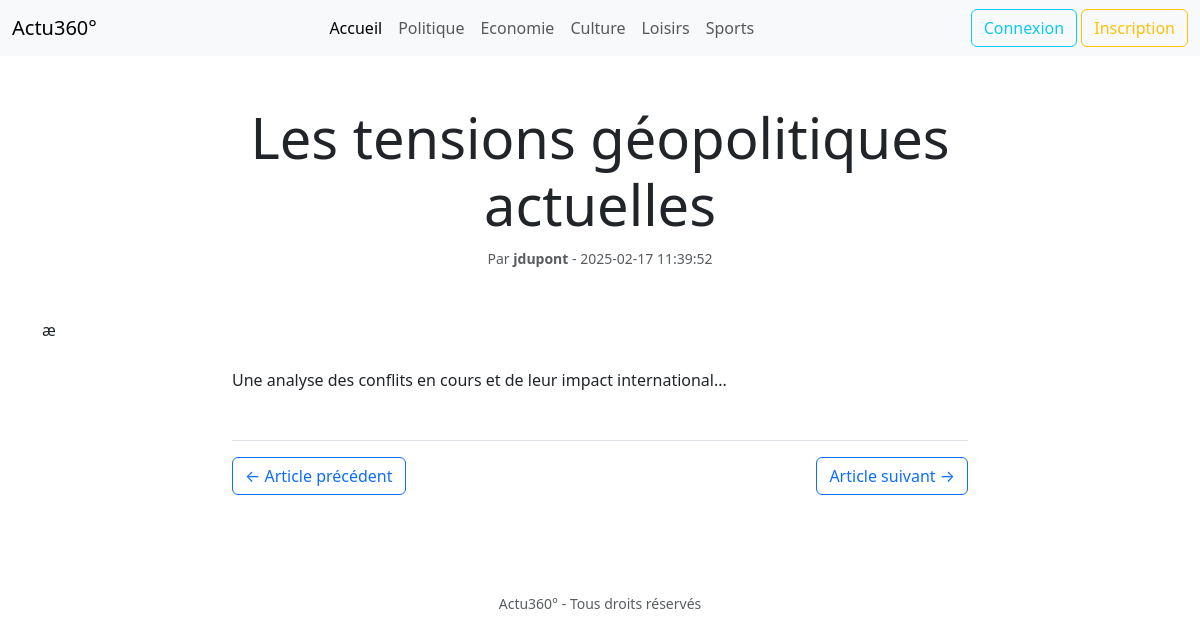
/article.php?slug=tensions-geopolitiques, run on the app's committed database.
### tables this page shows
CREATE TABLE IF NOT EXISTS `category` (
  `id_category` int NOT NULL AUTO_INCREMENT,
  `name` varchar(255) NOT NULL,
  `slug` varchar(255) NOT NULL,
  `createdAt` datetime NOT NULL,
  `updatedAt` datetime NOT NULL,
  `deletedAt` datetime DEFAULT NULL,
  PRIMARY KEY (`id_category`)
);

CREATE TABLE IF NOT EXISTS `post` (
  `id_post` int NOT NULL AUTO_INCREMENT,
  `title` varchar(255) NOT NULL,
  `slug` varchar(255) NOT NULL,
  `content` text NOT NULL,
  `image` varchar(255) NOT NULL,
  `createdAt` datetime NOT NULL,
  `updatedAt` datetime NOT NULL,
  `deletedAt` datetime DEFAULT NULL,
  `id_category` int NOT NULL,
  `id_user` int NOT NULL,
  PRIMARY KEY (`id_post`),
  KEY `id_category` (`id_category`),
  KEY `id_user` (`id_user`)
);

CREATE TABLE IF NOT EXISTS `user` (
  `id_user` int NOT NULL AUTO_INCREMENT,
  `firstname` varchar(255) NOT NULL,
  `lastname` varchar(255) NOT NULL,
  `username` varchar(255) NOT NULL,
  `email` varchar(255) NOT NULL,
  `password` varchar(255) NOT NULL,
  `roles` varchar(255) NOT NULL,
  `createdAt` datetime NOT NULL,
  `updatedAt` datetime NOT NULL,
  `deletedAt` datetime DEFAULT NULL,
  PRIMARY KEY (`id_user`)
);

### helpers/category.helper.php (called while the page is built, shortened)
<?php
function getCategories(): array {
    global $dbh;
    $query = $dbh->query('SELECT * FROM category');
    return $query->fetchAll();
}

### helpers/post.helper.php (called while the page is built, shortened)
<?php
function getPostBySlug(string $slug): array {
    global $dbh;
    $sql = 'SELECT p.*, u.username FROM post p
               INNER JOIN user u ON p.id_user = u.id_user
                WHERE p.slug = :slug';
    $query = $dbh->prepare($sql);
    $query->bindValue(':slug', $slug,PDO::PARAM_STR );
    $query->execute();
    return $query->fetch();
}

### article.php (the view, shortened to what this page needs)
<?php
require_once 'partials/header.php';
$post = getPostBySlug($_GET['slug']);
?>
    <main>
        <div class="container py-5">
            <div class="row mb-4">
                <div class="col-lg-8 mx-auto text-center">
                    <h1 class="display-4"><?= $post['title'] ?></h1>
                    <div class="text-muted mb-4">
                        <small>Par <strong><?= $post['username'] ?></strong> - <?= $post['createdAt'] ?></small>
                    </div>
                </div>
            </div>æ
            <div class="row">
                <div class="col-lg-8 mx-auto">
                    <div class="article-content">
                        <p><?= $post['content'] ?></p>
                    </div>
                    <div class="d-flex justify-content-between mt-5 pt-3 border-top">
                        <a href="#" class="btn btn-outline-primary">&larr; Article précédent</a>
                        <a href="#" class="btn btn-outline-primary">Article suivant &rarr;</a>
                    </div>
                </div>
            </div>
        </div>
    </main>
<?php
require_once 'partials/footer.php';
?>

### partials/header.php (shortened to what this page needs)
<?php
    require_once 'config/database.php';
    require_once 'helpers/category.helper.php';
    require_once 'helpers/post.helper.php';
    $categories = getCategories();
?>
<!doctype html>
<html lang="fr">
<head>
    <link href="https://cdn.jsdelivr.net/npm/bootstrap@5.3.3/dist/css/bootstrap.min.css" rel="stylesheet"
>
</head>
<body>
<header>
    <nav class="navbar navbar-expand-lg bg-body-tertiary">
        <div class="container-fluid">
            <a class="navbar-brand" href="#">Actu360&deg;</a>
            <div class="collapse navbar-collapse" id="navbarText">
                <ul class="navbar-nav text-center mx-auto mb-2 mb-lg-0">
                    <li class="nav-item">
                        <a class="nav-link active" aria-current="page"
                           href="index.php">Accueil</a>
                    </li>
                    <?php foreach ($categories as $category) : ?>
                        <li class="nav-item">
                            <a class="nav-link"
                               href="categorie.php?slug=<?= $category['slug'] ?>">
                                <?= $category['name'] ?>
                            </a>
                        </li>
                    <?php endforeach; ?>
                </ul>
                <div class="text-right">
                    <a class="nav-item btn btn-outline-info" href="#">Connexion</a>
                    <a class="nav-item btn btn-outline-warning" href="#">Inscription</a>
                </div>
            </div>
        </div>
    </nav>
</header>

### partials/footer.php (shortened to what this page needs)
<footer class="mt-4 pt-4">
    <div class="container">
        <div class="row">
            <div class="col-12">
                <p class="text-center"><small class="text-muted">Actu360&deg; - Tous droits réservés</small></p>
            </div>
        </div>
    </div>
</footer>
</body>
</html>

### data on the page
category: name "Politique"
category: name "Economie"
category: name "Culture"
category: name "Loisirs"
category: name "Sports"
post: title "Les tensions géopolitiques actuelles", id_user.username "jdupont", createdAt "2025-02-17 11:39:52", content "Une analyse des conflits en cours et de leur impact international..."
